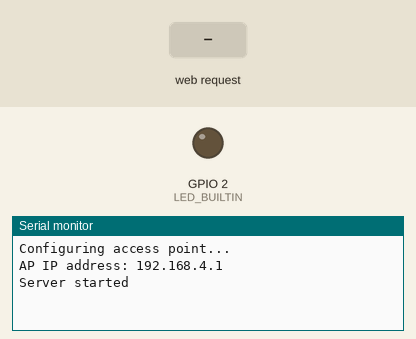
Simulated run of this sketch. Board: ESP32. On the bench: output pins drawn as LEDs (lit = HIGH), the last lines printed to the serial monitor. The inputs (shaded band) are chosen by the test bench.

Above: at 1.2 s.
1.3 s: HTTP request GET /H received
At 2.5 s:
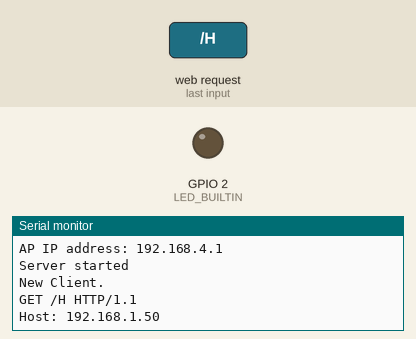
2.8 s: HTTP request GET /L received
At 3.8 s:
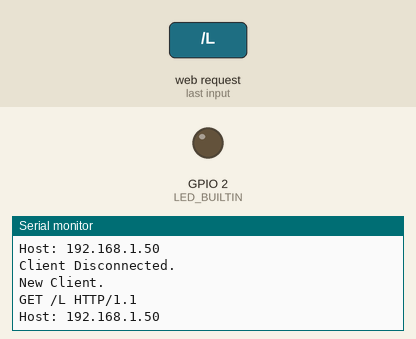

Measured:
- after the input at 1.3 s, the serial monitor: prints a new line at once (image 1)
- after the input at 2.8 s, the serial monitor: prints a new line at once (image 2)

The sketch:

sketch_nov13b.ino
```cpp
/*
  WiFiAccessPoint.ino creates a WiFi access point and provides a web server on it.

  Steps:
  1. Connect to the access point "yourAp"
  2. Point your web browser to http://192.168.4.1/H to turn the LED on or http://192.168.4.1/L to turn it off
     OR
     Run raw TCP "GET /H" and "GET /L" on PuTTY terminal with 192.168.4.1 as IP address and 80 as port

  Created for arduino-esp32 on 04 July, 2018
  by Elochukwu Ifediora (fedy0)
*/

#include <WiFi.h>
#include <WiFiClient.h>
#include <WiFiAP.h>

#define LED_BUILTIN 2   // Set the GPIO pin where you connected your test LED or comment this line out if your dev board has a built-in LED

// Set these to your desired credentials.
const char *ssid = "UpYour";
const char *password = "ass";

WiFiServer server(80);


void setup() {
  pinMode(LED_BUILTIN, OUTPUT);

  Serial.begin(115200);
  Serial.println();
  Serial.println("Configuring access point...");

  // You can remove the password parameter if you want the AP to be open.
  WiFi.softAP(ssid, password);
 // WiFi.softAP("Shoes","Shoes");
  IPAddress myIP = WiFi.softAPIP();
  Serial.print("AP IP address: ");
  Serial.println(myIP);
  server.begin();

  Serial.println("Server started");
}

void loop() {
  WiFiClient client = server.available();   // listen for incoming clients

  if (client) {                             // if you get a client,
    Serial.println("New Client.");           // print a message out the serial port
    String currentLine = "";                // make a String to hold incoming data from the client
    while (client.connected()) {            // loop while the client's connected
      if (client.available()) {             // if there's bytes to read from the client,
        char c = client.read();             // read a byte, then
        Serial.write(c);

        // print it out the serial monitor
        /*
        if (c == '\n') {                    // if the byte is a newline character

          // if the current line is blank, you got two newline characters in a row.
          // that's the end of the client HTTP request, so send a response:
          if (currentLine.length() == 0) {
            // HTTP headers always start with a response code (e.g. HTTP/1.1 200 OK)
            // and a content-type so the client knows what's coming, then a blank line:
            client.println("HTTP/1.1 200 OK");
            client.println("Content-type:text/html");
            client.println();

            // the content of the HTTP response follows the header:
            client.print("Click <a href=\"/H\">here</a> to turn ON the LED.<br>");
            client.print("Click <a href=\"/L\">here</a> to turn OFF the LED.<br>");

            // The HTTP response ends with another blank line:
            client.println();
            // break out of the while loop:
            break;
          } else {    // if you got a newline, then clear currentLine:
            currentLine = "";
          }
        } else if (c != '\r') {  // if you got anything else but a carriage return character,
          currentLine += c;      // add it to the end of the currentLine
        }
*/
        // Check to see if the client request was "GET /H" or "GET /L":
        if (currentLine.endsWith("GET /H")) {
          digitalWrite(LED_BUILTIN, HIGH);               // GET /H turns the LED on
        }
        if (currentLine.endsWith("GET /L")) {
          digitalWrite(LED_BUILTIN, LOW);                // GET /L turns the LED off
        }
      }
    }
    // close the connection:
    client.stop();
    Serial.println("Client Disconnected.");
  }
}
```
